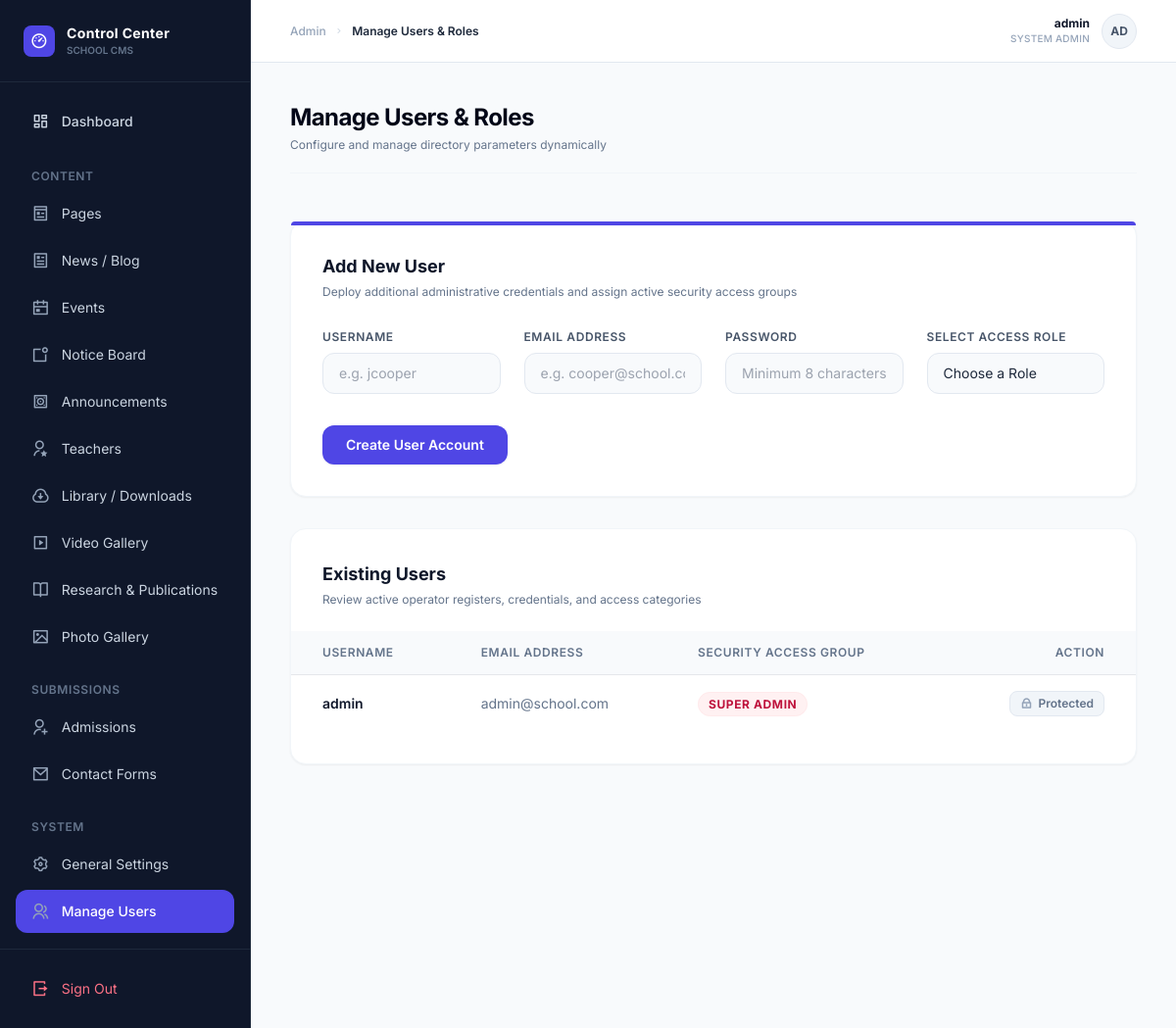
Page /admin/manage_users.php (signed in) on the committed database.
### tables this page shows
CREATE TABLE `users` (
  `id` int(11) NOT NULL,
  `username` varchar(100) NOT NULL,
  `email` varchar(255) NOT NULL,
  `password` varchar(255) NOT NULL,
  `role_id` int(11) NOT NULL,
  `created_at` timestamp NOT NULL DEFAULT current_timestamp()
);

CREATE TABLE `roles` (
  `id` int(11) NOT NULL,
  `role_name` varchar(100) NOT NULL
);

### admin/manage_users.php (the view, shortened to what this page needs)
<?php
include '../includes/admin_header.php';
$users_result = $conn->query("SELECT u.id, u.username, u.email, r.role_name FROM users u JOIN roles r ON u.role_id = r.id ORDER BY u.username");
?>
<div class="max-w-6xl mx-auto space-y-8 py-4">
    <div class="bg-white rounded-2xl border border-slate-100 shadow-sm p-6 lg:p-8 relative">
        <div class="absolute top-0 left-0 right-0 h-1 bg-indigo-600 rounded-t-2xl"></div>
        <div class="mb-6">
            <h3 class="text-lg font-bold text-slate-900">Add New User</h3>
            <p class="text-xs text-slate-500 mt-1">Deploy additional administrative credentials and assign active security access groups</p>
        </div>
        <form method="POST" action="manage_users.php" class="space-y-6">
            <div class="grid grid-cols-1 md:grid-cols-2 lg:grid-cols-4 gap-6">
                <div class="space-y-1.5">
                    <label for="username" class="text-xs font-semibold text-slate-600 uppercase tracking-wider">Username</label>
                    <input
                        type="text"
                        name="username"
                        id="username"
                        placeholder="e.g. jcooper"
                        class="w-full px-4 py-2.5 bg-slate-50 border border-slate-200 rounded-xl focus:outline-none focus:ring-2 focus:ring-indigo-500/20 focus:border-indigo-500 focus:bg-white text-sm transition"
                        required
                    >
                </div>
                <div class="space-y-1.5">
                    <label for="email" class="text-xs font-semibold text-slate-600 uppercase tracking-wider">Email Address</label>
                    <input
                        type="email"
                        name="email"
                        id="email"
                        placeholder="e.g. cooper@school.com"
                        class="w-full px-4 py-2.5 bg-slate-50 border border-slate-200 rounded-xl focus:outline-none focus:ring-2 focus:ring-indigo-500/20 focus:border-indigo-500 focus:bg-white text-sm transition"
                        required
                    >
                </div>
                <div class="space-y-1.5">
                    <label for="password" class="text-xs font-semibold text-slate-600 uppercase tracking-wider">Password</label>
                    <input
                        type="password"
                        name="password"
                        id="password"
                        placeholder="Minimum 8 characters"
                        class="w-full px-4 py-2.5 bg-slate-50 border border-slate-200 rounded-xl focus:outline-none focus:ring-2 focus:ring-indigo-500/20 focus:border-indigo-500 focus:bg-white text-sm transition"
                        required
                    >
                </div>
                <div class="space-y-1.5">
                    <label for="role_id" class="text-xs font-semibold text-slate-600 uppercase tracking-wider">Select Access Role</label>
                    <select
                        name="role_id"
                        id="role_id"
                        class="w-full px-4 py-2.5 bg-slate-50 border border-slate-200 rounded-xl focus:outline-none focus:ring-2 focus:ring-indigo-500/20 focus:border-indigo-500 focus:bg-white text-sm transition appearance-none"
                        required
                    >
                        <option value="" disabled selected>Choose a Role</option>
                    </select>
                </div>
            </div>
            <div class="pt-2">
                <button
                    type="submit"
                    name="add_user"
                    class="bg-indigo-600 hover:bg-indigo-700 text-white text-sm font-semibold py-2.5 px-6 rounded-xl transition shadow-sm active:scale-[0.98]"
                >
                    Create User Account
                </button>
            </div>
        </form>
    </div>
    <div class="bg-white rounded-2xl border border-slate-100 shadow-sm p-6 lg:p-8 overflow-hidden">
        <div class="mb-6">
            <h3 class="text-lg font-bold text-slate-900">Existing Users</h3>
            <p class="text-xs text-slate-500 mt-1">Review active operator registers, credentials, and access categories</p>
        </div>
        <div class="overflow-x-auto -mx-6 lg:-mx-8">
            <table class="min-w-full divide-y divide-slate-150">
                <thead class="bg-slate-50">
                    <tr>
                        <th class="px-6 lg:px-8 py-3.5 text-left text-xs font-semibold text-slate-500 uppercase tracking-wider">Username</th>
                        <th class="px-6 py-3 text-left text-xs font-semibold text-slate-500 uppercase tracking-wider">Email Address</th>
                        <th class="px-6 py-3 text-left text-xs font-semibold text-slate-500 uppercase tracking-wider">Security Access Group</th>
                        <th class="px-6 lg:px-8 py-3.5 text-right text-xs font-semibold text-slate-500 uppercase tracking-wider">Action</th>
                    </tr>
                </thead>
                <tbody class="bg-white divide-y divide-slate-100">
                    <?php if ($users_result && $users_result->num_rows > 0): ?>
                        <?php while($user = $users_result->fetch_assoc()): ?>
                        <tr class="hover:bg-slate-50/40 transition">
                            <td class="px-6 lg:px-8 py-4 whitespace-nowrap text-sm font-semibold text-slate-900">
                                <?= htmlspecialchars($user['username']) ?>
                            </td>
                            <td class="px-6 py-4 whitespace-nowrap text-sm text-slate-500">
                                <?= htmlspecialchars($user['email']) ?>
                            </td>
                            <td class="px-6 py-4 whitespace-nowrap text-sm font-semibold">
                                <?php
                                    $role_badge_classes = 'bg-slate-100 text-slate-700';
                                    if ($user['role_name'] == 'Super Admin') {
                                        $role_badge_classes = 'bg-rose-50 text-rose-700 border border-rose-100/50';
                                    } elseif ($user['role_name'] == 'Teacher') {
                                        $role_badge_classes = 'bg-emerald-50 text-emerald-700 border border-emerald-100/50';
                                    } else {
                                        $role_badge_classes = 'bg-blue-50 text-blue-700 border border-blue-100/50';
                                    }
                                ?>
                                <span class="px-2.5 py-1 text-xs font-bold rounded-full uppercase tracking-wider <?= $role_badge_classes ?>">
                                    <?= htmlspecialchars($user['role_name']) ?>
                                </span>
                            </td>
                            <td class="px-6 lg:px-8 py-4 whitespace-nowrap text-right text-sm font-medium">
                                <?php if ($user['id'] != 1):  ?>
                                    <form
                                        action="manage_users.php"
                                        method="POST"
                                        class="inline-block"
                                        onsubmit="return confirm('Are you sure you want to delete this user? This cannot be undone.');"
                                    >
                                        <input type="hidden" name="id" value="<?= $user['id'] ?>">
                                        <button
                                            type="submit"
                                            name="delete"
                                            class="p-2 bg-rose-50 hover:bg-rose-100 text-rose-600 rounded-lg transition inline-flex items-center justify-center"
                                            title="Delete User"
                                        >
                                            <i class="ri-delete-bin-line text-base"></i>
                                        </button>
                                    </form>
                                <?php else: ?>
                                    <span class="inline-flex items-center gap-1.5 px-2.5 py-1 bg-slate-100 text-slate-500 border border-slate-200 text-xs font-semibold rounded-lg select-none">
                                        <i class="ri-lock-line text-slate-400"></i> Protected
                                    </span>
                                <?php endif; ?>
                            </td>
                        </tr>
                        <?php endwhile; ?>
                    <?php endif; ?>
                </tbody>
            </table>
        </div>
    </div>
</div>
<?php
include '../includes/admin_footer.php';
?>

### includes/admin_header.php (style rules this page uses)
body { font-family: 'Inter', sans-serif; }

### rows in the picture
users: username "admin", email "admin@school.com", role.role_name "SUPER ADMIN", shows "Protected"

### other values in the picture
$page_title "Manage Users & Roles"
$_SESSION["admin_username"] "admin"
substr(htmlspecialchars($_SESSION["admin_username"] ?? 'Ad'), 0, 2) "AD"
